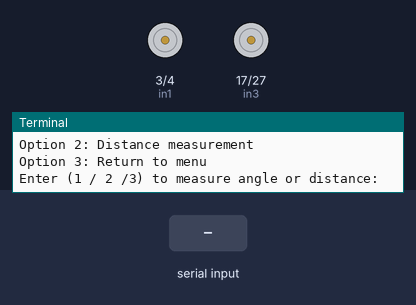
A program run on a simulated Raspberry Pi (BCM pin numbers). Shown: motor-driver pin pairs drawn as motors (green arrow = first pin HIGH = forward, orange = second pin HIGH = backward, longer = more drive, scaled by the enable pin), the last lines printed to the terminal. The test bench sets the inputs (shaded band).

Above: at 1.2 s.
1.3 s: "1" typed at the terminal, then Enter
2.8 s: "f" typed at the terminal, then Enter
At 3.4 s:
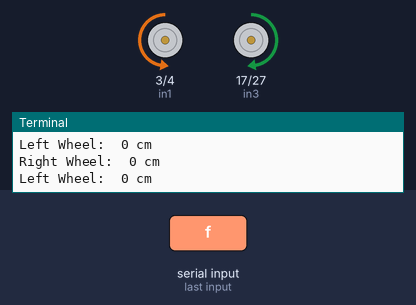
4.3 s: "b" typed at the terminal, then Enter
At 5.5 s:
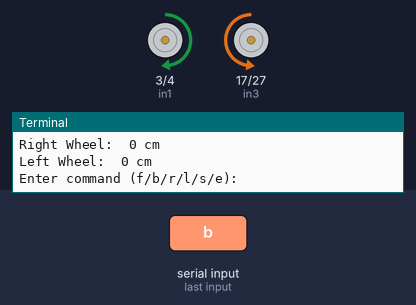
5.8 s: "r" typed at the terminal, then Enter
At 6.8 s:
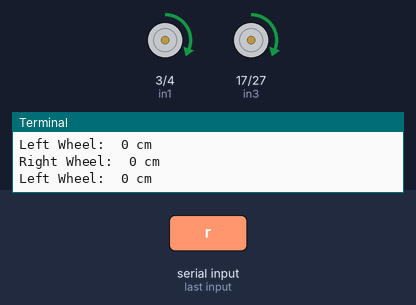
7.3 s: "l" typed at the terminal, then Enter
At 8.0 s:
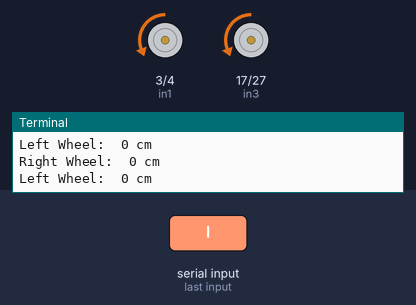
8.8 s: "s" typed at the terminal, then Enter
At 9.1 s:
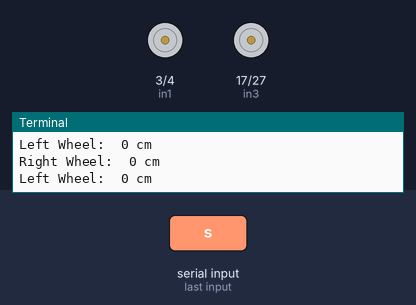
Timing chart, 0 to 11.3 s (numbered marks = the images above; inputs shaded):
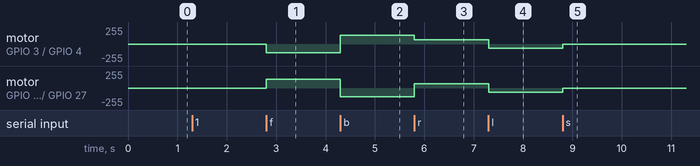

Measured:
- after the input at 2.8 s, motor on GPIO 3 (in1) / GPIO 4 (in2): stopped → backward 128/255 at once; motor on GPIO 17 (in3) / GPIO 27 (in4): stopped → forward 128/255 at once
- after the input at 4.3 s, motor on GPIO 3 (in1) / GPIO 4 (in2): backward 128/255 → forward 128/255 at once; motor on GPIO 17 (in3) / GPIO 27 (in4): forward 128/255 → backward 128/255 at once
- after the input at 5.8 s, motor on GPIO 3 (in1) / GPIO 4 (in2): forward 128/255 → forward 64/255 at once; motor on GPIO 17 (in3) / GPIO 27 (in4): backward 128/255 → forward 64/255 at once
- after the input at 7.3 s, motor on GPIO 3 (in1) / GPIO 4 (in2), motor on GPIO 17 (in3) / GPIO 27 (in4): forward 64/255 → backward 64/255 at once
- after the input at 8.8 s, motor on GPIO 3 (in1) / GPIO 4 (in2), motor on GPIO 17 (in3) / GPIO 27 (in4): backward 64/255 → stopped at once

The program:

27_2_2025_Rotary_Encoder.py
```python
import RPi.GPIO as GPIO
import time

enA = 2
enB = 22
in1 = 3
in2 = 4
in3 = 17
in4 = 27
rotR = 5
rotL = 6

GPIO.setmode(GPIO.BCM)
GPIO.setup(enA,GPIO.OUT) #Motor L298N
GPIO.setup(enB,GPIO.OUT)
GPIO.setup(in1,GPIO.OUT)
GPIO.setup(in2,GPIO.OUT)
GPIO.setup(in3,GPIO.OUT)
GPIO.setup(in4,GPIO.OUT)
GPIO.output(in1,GPIO.LOW)
GPIO.output(in2,GPIO.LOW)
GPIO.output(in3,GPIO.LOW)
GPIO.output(in4,GPIO.LOW)

A=GPIO.PWM(enA,1000)
B=GPIO.PWM(enB,1000)

A.start(0)
B.start(0)

GPIO.setup(rotR, GPIO.IN, pull_up_down=GPIO.PUD_DOWN) #rotary
GPIO.setup(rotL, GPIO.IN, pull_up_down=GPIO.PUD_DOWN)

pulseCountL = 0
pulseCountR = 0
offCountR = 0
offCountL = 0
eqDistL = 0
eqDistR = 0
wheelCircumference = 2 * 3 * 3; # Circumference (radius = 3 cm)

def forward():
    A.ChangeDutyCycle(50)
    B.ChangeDutyCycle(50)
    GPIO.output(in1,GPIO.LOW)
    GPIO.output(in2,GPIO.HIGH)
    GPIO.output(in3,GPIO.HIGH)
    GPIO.output(in4,GPIO.LOW)

def backward():
    A.ChangeDutyCycle(50)
    B.ChangeDutyCycle(50)
    GPIO.output(in1,GPIO.HIGH)
    GPIO.output(in2,GPIO.LOW)
    GPIO.output(in3,GPIO.LOW)
    GPIO.output(in4,GPIO.HIGH)

def right():
    GPIO.output(in1,GPIO.HIGH)
    GPIO.output(in2,GPIO.LOW)
    GPIO.output(in3,GPIO.HIGH)
    GPIO.output(in4,GPIO.LOW)

def left():
    GPIO.output(in1,GPIO.LOW)
    GPIO.output(in2,GPIO.HIGH)
    GPIO.output(in3,GPIO.LOW)
    GPIO.output(in4,GPIO.HIGH)

def stop():
    GPIO.output(in1,GPIO.LOW)
    GPIO.output(in2,GPIO.LOW)
    GPIO.output(in3,GPIO.LOW)
    GPIO.output(in4,GPIO.LOW)

def countPulse():
    global pulseCountR, pulseCountL, eqDistR, eqDistL, offCountR, offCountL
    onCountR = GPIO.input(rotR)
    onCountL = GPIO.input(rotL)

    if offCountR != onCountR:
        pulseCountR += 1
        eqDistR = (pulseCountR*wheelCircumference/40)
        offCountR = onCountR

    if offCountL != onCountL:
        pulseCountL += 1
        eqDistL =(pulseCountL*wheelCircumference/40)
        offCountL = onCountL

def opt2():
    global eqDistL,pulseCountL
    eqDistL = 0
    pulseCountL = 0

    dist = float(input("Enter diastance you wish to travel: ").strip())

    forward()
    while eqDistL < dist:
        countPulse()
        print("Current Distance: ", eqDistL)
        time.sleep(0.1)

    stop()
    print("Target distance reached!")

def main():
    while True:
        print("Welcome to my world!!!")
        print("Option 1: Angle measurement")
        print("Option 2: Distance measurement")
        print("Option 3: Return to menu")

        choice = int(input("Enter (1 / 2 /3) to measure angle or distance: "))

        if choice == 1:
            opt1()
            main()
        elif choice == 2:
            opt2()
            main()
        elif choice == 3:
            GPIO.cleanup()
            print("Exiting...")
            break
        else:
            print("Invalud choice! Please enter 1,2, or 3.")

def opt1():
    try:
        while True:
            x = input("Enter command (f/b/r/l/s/e): ").strip().lower()


            print("The distance of Right wheel is", eqDistR)
            print("The distance of Left wheel is", eqDistL)  # Fixed typo

            if x == 'f':
                forward()
            elif x == 'b':
                backward()
            elif x == 'r':
                A.ChangeDutyCycle(25)
                B.ChangeDutyCycle(25)
                right()
            elif x == 'l':
                A.ChangeDutyCycle(25)
                B.ChangeDutyCycle(25)
                left()
            elif x == 's':  # Stop command
                stop()
            elif x == 'e':  # Exit the program
                GPIO.cleanup()
                break
            else:
                print("Invalid input! Use f/b/r/l/s/e")

            for _ in range(10):
                countPulse
                print("Right Wheel: ", eqDistR, "cm")
                print("Left Wheel: ", eqDistL, "cm")
                time.sleep(0.1)

    except KeyboardInterrupt:
        print("\nExiting program...")

    finally:
        GPIO.cleanup()

main() 
```
